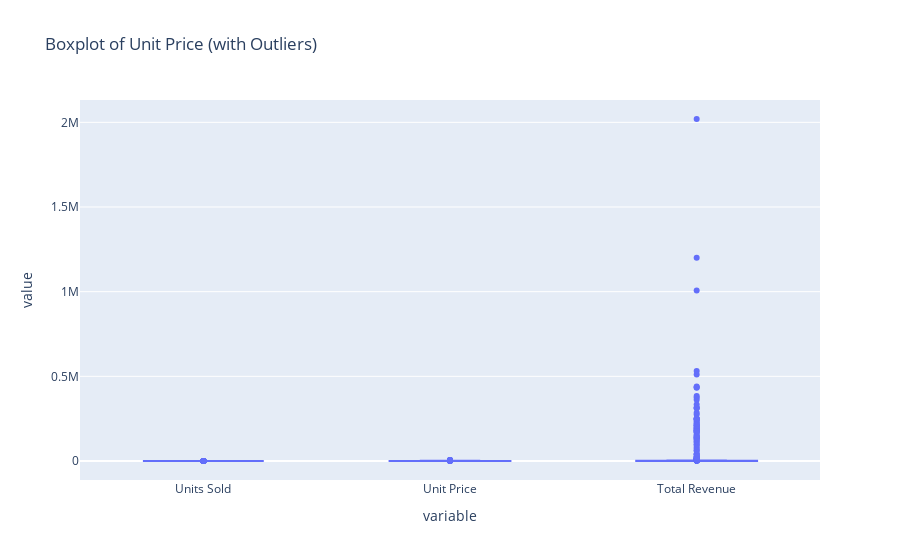

Source (notebook cell):
### Code cell
numerical_col = ['Units Sold', 'Unit Price' , 'Total Revenue' ]

fig = px.box(df , y=numerical_col ,points='outliers' , title=f'Boxplot of {col} (with Outliers)')
fig.show()

### Figure 1 — Plotly figure (JSON) as saved in the notebook; plotly's stock layout.template omitted (floating-point values rounded to 4 significant figures; data arrays with more than 128 entries replaced by an {"elided": "..."} marker saying what was removed)
{"data": [{"alignmentgroup": "True", "boxpoints": "outliers", "hovertemplate": "variable=%{x}<br>value=%{y}<extra></extra>", "legendgroup": "", "marker": {"color": "#636efa"}, "name": "", "notched": false, "offsetgroup": "", "orientation": "v", "showlegend": false, "type": "box", "x": {"elided": "3300 str values"}, "x0": " ", "xaxis": "x", "y": {"elided": "3300 float values"}, "y0": " ", "yaxis": "y"}], "layout": {"boxmode": "group", "legend": {"tracegroupgap": 0}, "title": {"text": "Boxplot of Unit Price (with Outliers)"}, "xaxis": {"anchor": "y", "domain": [0, 1], "title": {"text": "variable"}}, "yaxis": {"anchor": "x", "domain": [0, 1], "title": {"text": "value"}}}}
